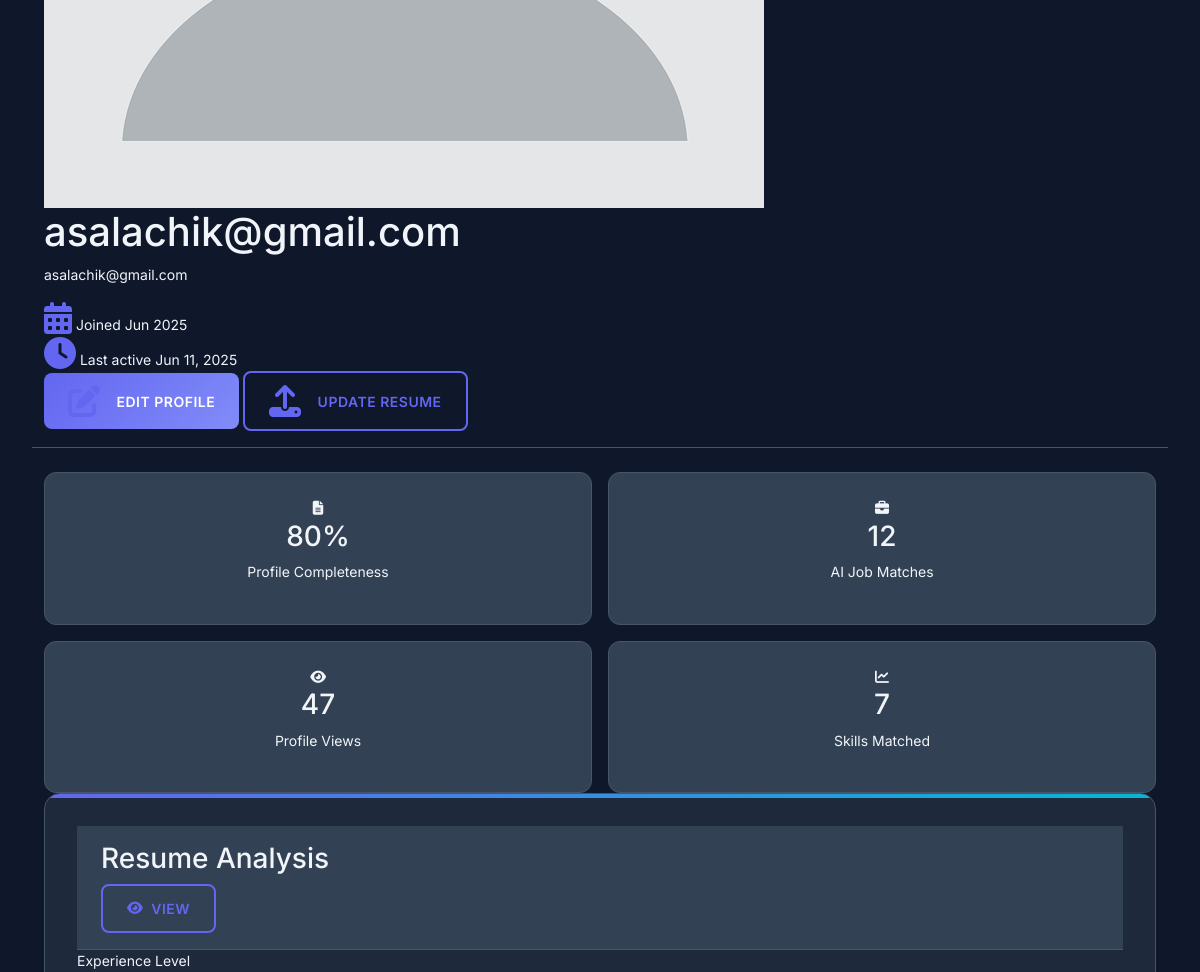
/profile/ (signed in, middle part), run on an earlier commit of the app's database.
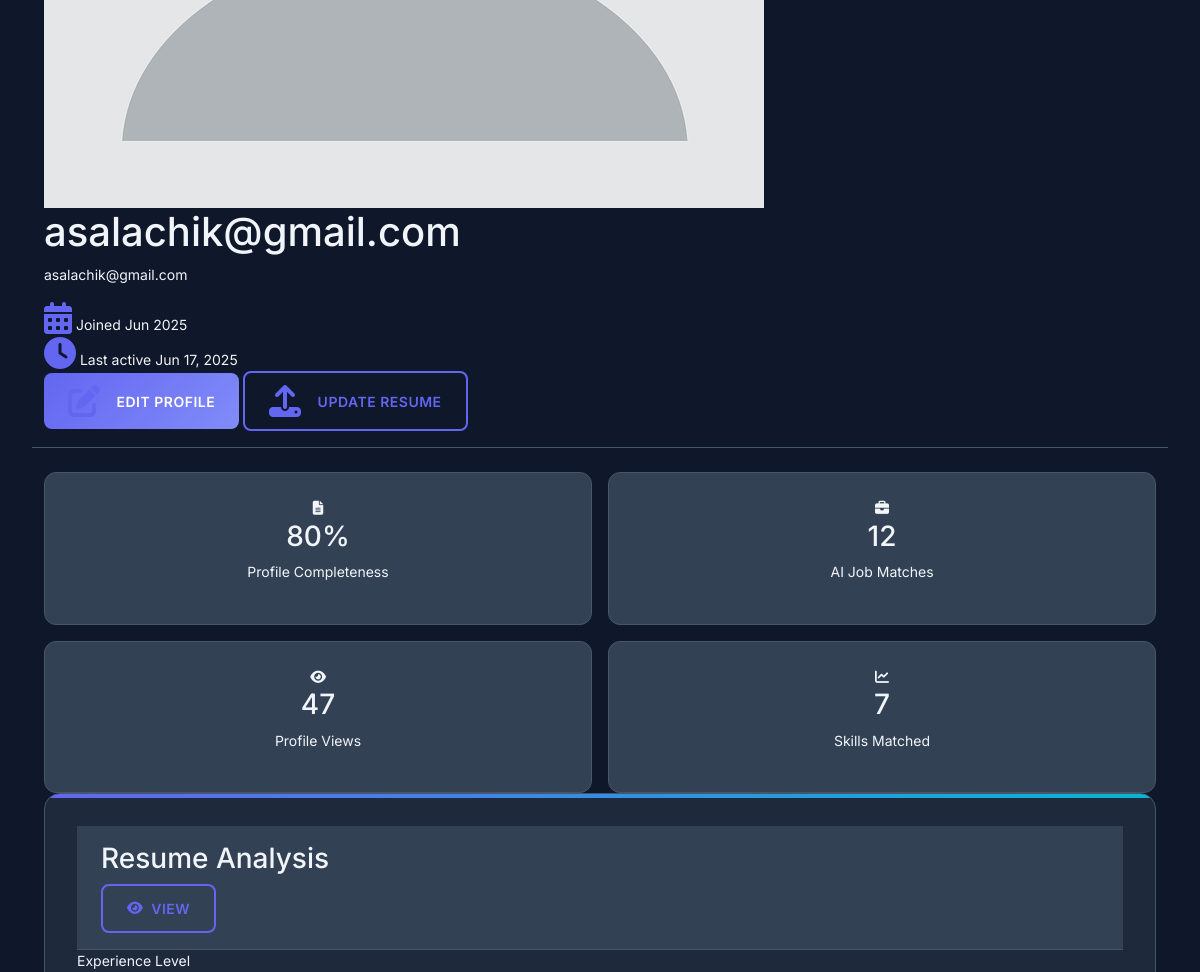
And on a later commit of the database.
### accounts/models.py (models this page shows, shortened)
class User(AbstractUser):
    email = models.EmailField(unique=True)
    phone = models.CharField(max_length=20, blank=True, null=True)
    profile_picture = SafeImageField(upload_to='profile_pics/', blank=True, null=True)
    is_email_verified = models.BooleanField(default=False)
    created_at = models.DateTimeField(auto_now_add=True)
    updated_at = models.DateTimeField(auto_now=True)
    USERNAME_FIELD = 'email'
    REQUIRED_FIELDS = []  # Remove username from required fields since we use email
    def get_profile_picture_url(self):
        try:
            return None
        except ValueError:
            self.profile_picture = None
            self.save(update_fields=['profile_picture'])
            return None
        except Exception:
            return None

### accounts/views.py (the view)
# urls.py: path('profile/', profile_view, name='profile'),  # Session-based fallback
@jwt_login_required
def profile_view(request):
    user = request.user
    try:
        if user.profile_picture and hasattr(user.profile_picture, 'name'):
            if not os.path.exists(os.path.join(settings.MEDIA_ROOT, user.profile_picture.name)):
                user.profile_picture = None
                user.save(update_fields=['profile_picture'])
    except ValueError:
        user.profile_picture = None
        user.save(update_fields=['profile_picture'])
    user_resume = Resume.objects.filter(user=user).order_by('-created_at').first()
    job_applications = JobApplication.objects.filter(user=user).order_by('-applied_date')
    context = {
        'user_resume': user_resume,
        'job_applications': job_applications,
    }
    return render(request, 'accounts/profile.html', context)

### templates/accounts/profile.html (shortened to what this page needs)
{% extends 'base.html' %}
{% load static %}
{% block content %}
<div class="profile-header">
    <div class="container">
        <div class="profile-header-content">
            <div class="profile-info">
                <div class="profile-avatar">
                    <img src="{% firstof user.get_profile_picture_url %}{% static 'images/default-profile.png' %}"
                         alt="Profile Picture"
                         class="avatar-img"
                         onerror="this.src='{% static 'images/default-profile.png' %}'; this.onerror='';">
                </div>
                <div class="profile-details">
                    <h1>{{ user.get_full_name|default:user.username }}</h1>
                    <p class="profile-email">{{ user.email }}</p>
                    <div class="profile-meta">
                        <div class="meta-item">
                            <i class="fas fa-calendar-alt"></i>
                            <span>Joined {{ user.date_joined|date:"M Y" }}</span>
                        </div>
                        <div class="meta-item">
                            <i class="fas fa-clock"></i>
                            <span>Last active {{ user.last_login|date:"M d, Y"|default:"Never" }}</span>
                        </div>
                    </div>
                </div>
            </div>
            <div class="profile-actions">
                <a href="{% url 'edit_profile' %}" class="btn btn-primary">
                    <i class="fas fa-edit me-2"></i> Edit Profile
                </a>
                <a href="{% url 'jwt_resume_upload' %}" class="btn btn-outline-primary">
                    <i class="fas fa-upload me-2"></i> Update Resume
                </a>
            </div>
        </div>
    </div>
</div>
<div class="dashboard-stats">
    <div class="container">
        <div class="stats-grid">
            <div class="stat-card">
                <div class="stat-icon">
                    <i class="fas fa-file-alt"></i>
                </div>
                <div class="stat-content">
                    <h3 id="resume-score">0%</h3>
                    <p>Profile Completeness</p>
                </div>
            </div>
            <div class="stat-card">
                <div class="stat-icon">
                    <i class="fas fa-briefcase"></i>
                </div>
                <div class="stat-content">
                    <h3 id="job-matches">0</h3>
                    <p>AI Job Matches</p>
                </div>
            </div>
            <div class="stat-card">
                <div class="stat-icon">
                    <i class="fas fa-eye"></i>
                </div>
                <div class="stat-content">
                    <h3 id="profile-views">0</h3>
                    <p>Profile Views</p>
                </div>
            </div>
            <div class="stat-card">
                <div class="stat-icon">
                    <i class="fas fa-chart-line"></i>
                </div>
                <div class="stat-content">
                    <h3 id="skill-score">0</h3>
                    <p>Skills Matched</p>
                </div>
            </div>
        </div>
    </div>
</div>
<div class="container">
    <div class="dashboard-layout">
        <div class="dashboard-left">
            <div class="dashboard-card">
                <div class="card-header">
                    <h3>Resume Analysis</h3>
                    {% if user_resume %}
                        <div class="card-actions">
                            <a href="{{ user_resume.file.url }}" class="btn btn-sm btn-outline-primary" target="_blank">
                                <i class="fas fa-eye"></i> View
                            </a>
                        </div>
                    {% endif %}
                </div>
                {% if user_resume %}
                    <div class="card-content">
                        <div class="resume-overview">
                            <div class="overview-item">
                                <div class="overview-label">Experience Level</div>
                            </div>
                        </div>
                    </div>
                {% endif %}
            </div>
        </div>
    </div>
</div>
{% endblock %}

### templates/base.html (shortened to what this page needs)
<!DOCTYPE html>
<html lang="en" data-theme="dark">
<head>
    <link href="https://cdn.jsdelivr.net/npm/bootstrap@5.3.0/dist/css/bootstrap.min.css" rel="stylesheet">
    <link rel="stylesheet" href="https://cdnjs.cloudflare.com/ajax/libs/font-awesome/6.4.0/css/all.min.css">
    <link rel="stylesheet" href="https://cdn.jsdelivr.net/npm/bootstrap-icons@1.11.0/font/bootstrap-icons.css">
    <link rel="stylesheet" href="/static/css/modern-theme-fixed.css">
</head>
<body class="modern-layout">
    <div class="layout-wrapper">
        <div class="main-content">
            <main class="page-content">
                <div class="content-wrapper">
                    {% block content %}{% endblock %}
                </div>
            </main>
        </div>
    </div>
</body>
</html>

### static/css/modern-theme-fixed.css (style rules this page uses)
:root { --primary-color: #6366f1; --primary-light: #818cf8; --primary-dark: #4f46e5; --secondary-color: #8b5cf6; --accent-color: #06b6d4; --success-color: #10b981; --warning-color: #f59e0b; --danger-color: #ef4444; --info-color: #3b82f6; --background-color: #0f172a; --surface-color: #1e293b; --card-color: #334155; --border-color: #475569; --text-color: #f1f5f9; --text-muted: #94a3b8; --text-secondary: #cbd5e1; --navbar-height: 70px; --sidebar-width: 280px; --content-max-width: 1400px; --border-radius: 8px; --border-radius-lg: 12px; --border-radius-xl: 16px; --shadow: 0 4px 16px rgba(0, 0, 0, 0.3); --shadow-lg: 0 10px 40px rgba(0, 0, 0, 0.4); --transition: all 0.2s ease-in-out; --font-primary: 'Inter', -apple-system, BlinkMacSystemFont, 'Segoe UI', Roboto, sans-serif; --font-display: 'Poppins', -apple-system, BlinkMacSystemFont, 'Segoe UI', Roboto, sans-serif; }
* { box-sizing: border-box; }
html { height: 100%; scroll-behavior: smooth; }
body { font-family: var(--font-primary); font-size: 14px; line-height: 1.6; color: var(--text-color); background: var(--background-color); margin: 0; padding: 0; min-height: 100vh; overflow-x: hidden; }
.layout-wrapper { display: flex; flex-direction: column; min-height: 100vh; position: relative; }
.main-content { display: flex; flex: 1; margin-top: var(--navbar-height); position: relative; min-height: calc(100vh - var(--navbar-height)); }
.stats-grid { display: grid; grid-template-columns: 1fr; gap: 1rem; }
.stat-card { background: var(--card-color); border: 1px solid var(--border-color); border-radius: var(--border-radius-lg); padding: 1.25rem; text-align: center; transition: all 0.3s ease; }
.page-content { flex: 1; background: var(--background-color); transition: margin-left 0.3s ease; width: 100%; min-height: calc(100vh - var(--navbar-height)); display: flex; flex-direction: column; }
body.sidebar-collapsed .page-content, body:not(.authenticated) .page-content { margin-left: 0; }
.content-wrapper { padding: 2rem; max-width: var(--content-max-width); margin: 0 auto; width: 100%; flex: 1; display: flex; flex-direction: column; }
.stats-grid { display: grid; grid-template-columns: 1fr 1fr; gap: 1rem; }
.stat-card { background: var(--card-color); border-radius: var(--border-radius); padding: 1rem; text-align: center; border: 1px solid var(--border-color); }
.btn { border-radius: var(--border-radius); font-weight: 500; padding: 0.75rem 1.5rem; transition: var(--transition); border: none; cursor: pointer; text-decoration: none; display: inline-flex; align-items: center; justify-content: center; gap: 0.5rem; position: relative; overflow: hidden; }
.btn::before { content: ''; position: absolute; top: 0; left: -100%; width: 100%; height: 100%; background: linear-gradient(90deg, transparent, rgba(255, 255, 255, 0.1), transparent); transition: left 0.5s; }
.btn-primary { background: linear-gradient(135deg, var(--primary-color), var(--primary-light)); border: none; font-weight: 600; letter-spacing: 0.5px; text-transform: uppercase; font-size: 0.875rem; padding: 0.75rem 1.5rem; transition: all 0.3s ease; position: relative; overflow: hidden; }
.btn-outline-primary { border: 2px solid var(--primary-color); color: var(--primary-color); background: transparent; font-weight: 600; letter-spacing: 0.5px; text-transform: uppercase; font-size: 0.875rem; padding: 0.75rem 1.5rem; transition: all 0.3s ease; }
.card-header { background: var(--card-color); border-bottom: 1px solid var(--border-color); padding: 1rem 1.5rem; color: var(--text-color); }
.dashboard-card { background: var(--surface-color); border: 1px solid var(--border-color); border-radius: var(--border-radius-xl); padding: 2rem; transition: all 0.3s ease; position: relative; overflow: hidden; }
.dashboard-card::before { content: ''; position: absolute; top: 0; left: 0; right: 0; height: 4px; background: linear-gradient(90deg, var(--primary-color), var(--accent-color)); }
.stat-card { background: var(--card-color); border: 1px solid var(--border-color); border-radius: var(--border-radius-lg); padding: 1.5rem; text-align: center; transition: all 0.3s ease; }
.profile-header { display: flex; align-items: center; gap: 1rem; margin-bottom: 1.5rem; padding-bottom: 1rem; border-bottom: 1px solid var(--border-color); }
.profile-header i { font-size: 2rem; color: var(--primary-color); }
.me-2 { margin-right: 0.5rem !important; }

What changed in the data, as far as the page shows it:
changed User "asalachik@gmail.com": last_login "Jun 11, 2025" → "Jun 17, 2025"
